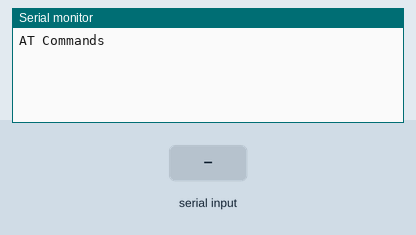
The sketch below on a simulated Arduino Uno, built with avr-gcc and run on an emulated ATmega328P. Shown: the last lines printed to the serial monitor. The inputs (shaded band) are chosen by the test bench.

Above: at 1.2 s.
1.3 s: "1" received over the second serial link
At 2.1 s:
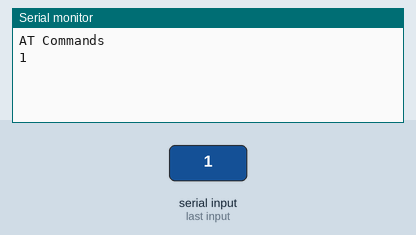
2.8 s: "0" received over the second serial link
At 3.2 s:
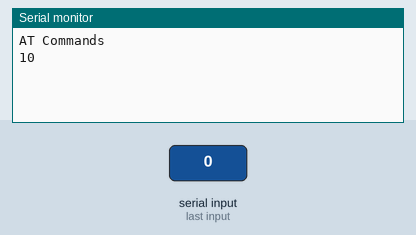

Measured:
- after the input at 1.3 s, the serial monitor: prints a new line at once (image 1)
- after the input at 2.8 s, the serial monitor: prints a new line at once (image 2)

The sketch:

sketch_dec08a.ino
```cpp
#include<SoftwareSerial.h>
SoftwareSerial BTSerial(5,6);//RX|TX
//int sensorThres = 20;
//
int smokeA0= A0;
void setup() {
  //pinMode(3, OUTPUT);
  //pinMode(6, OUTPUT);
  //pinMode(smokeA0, INPUT);
  Serial.begin(9600);
  Serial.println("AT Commands");
  BTSerial.begin(38400);
}

void loop() {
  //int analogSensor = analogRead(smokeA0);
  //Serial.print("Pin A0: ");
  //erial.println(analogSensor);
  if(BTSerial.available())
    Serial.write(BTSerial.read());
  if(Serial.available())
    BTSerial.write(Serial.read());
  // Checks if it has reached the threshold value
  /*if(analogSensor>sensorThres)
  {
    digitalWrite(3, LOW);
    digitalWrite(6, HIGH);
    //BT.println("Hi");
  }
  else
  {
    digitalWrite(6, LOW);
    digitalWrite(3, HIGH);
    //BT.println("Hi");
  }
  delay(1000);*/
}
```
